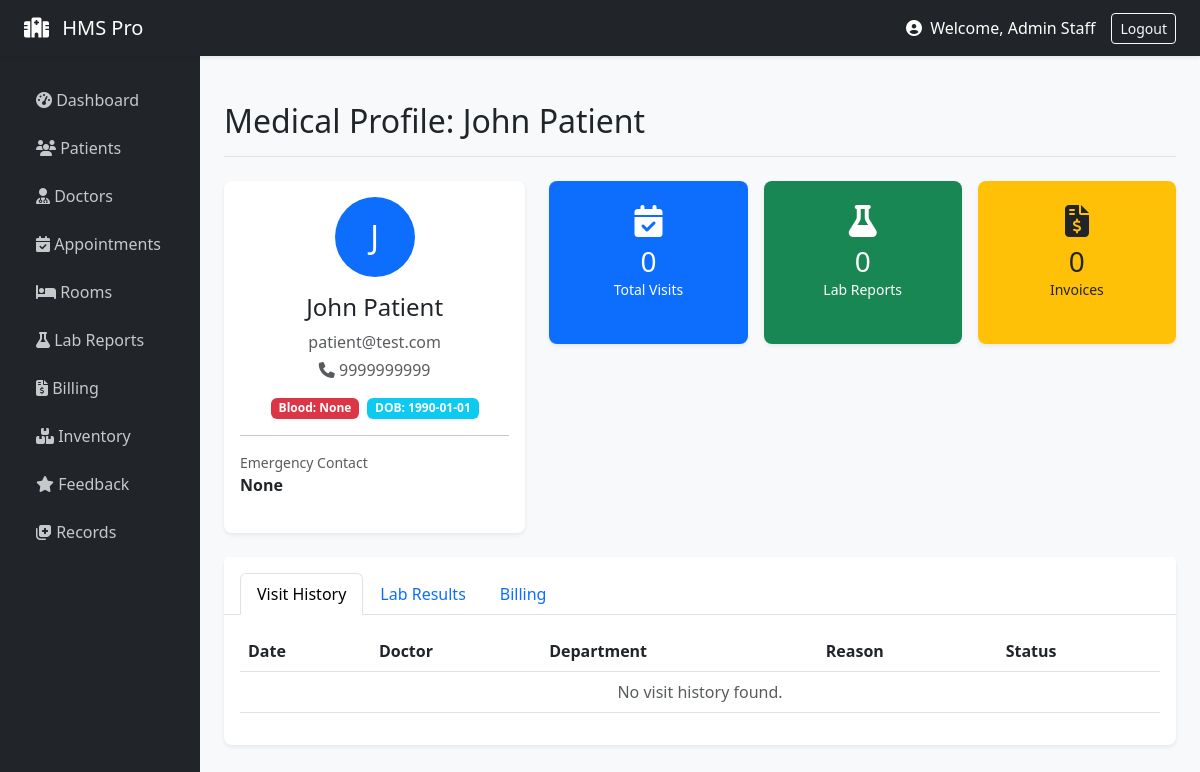
Before: /staff/records/2 (signed in) with the older database file.
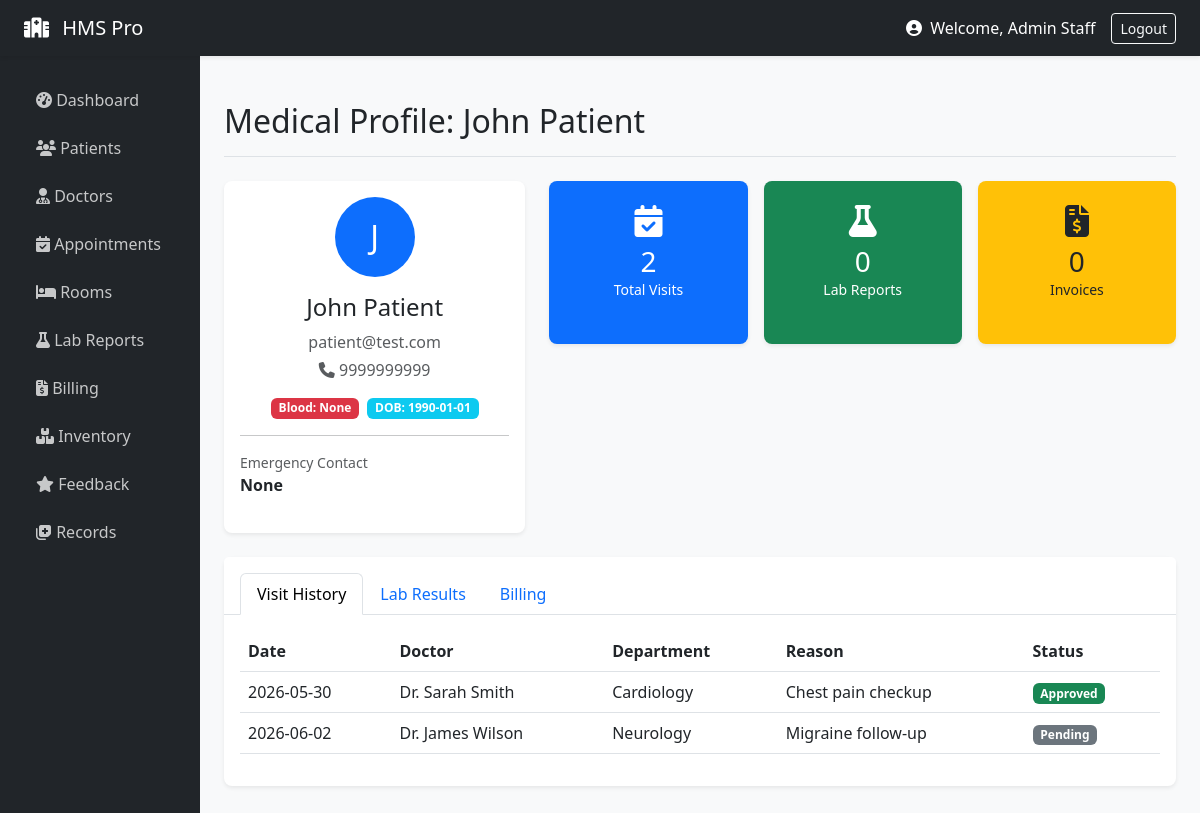
After: the same page with the newer database file.
### models/__init__.py (models this page shows, shortened)
class Appointment(db.Model):
    id = db.Column(db.Integer, primary_key=True)
    patient_id = db.Column(db.Integer, db.ForeignKey('user.id'))
    doctor_id = db.Column(db.Integer, db.ForeignKey('user.id'))
    department = db.Column(db.String(100))
    hospital_branch = db.Column(db.String(100))
    appointment_type = db.Column(db.String(50))
    date = db.Column(db.Date, nullable=False)
    time = db.Column(db.Time, nullable=False)
    status = db.Column(db.String(20), default='Pending')
    reason = db.Column(db.Text)
    symptoms = db.Column(db.Text)
    created_at = db.Column(db.DateTime, default=datetime.utcnow)
    patient = db.relationship('User', foreign_keys=[patient_id])
    doctor = db.relationship('User', foreign_keys=[doctor_id])

class User(UserMixin, db.Model):
    id = db.Column(db.Integer, primary_key=True)
    email = db.Column(db.String(120), unique=True, nullable=False)
    name = db.Column(db.String(100), nullable=False)
    role = db.Column(db.String(20), nullable=False)
    password_hash = db.Column(db.String(200), nullable=False)
    age = db.Column(db.Integer)
    gender = db.Column(db.String(10))
    staff_role = db.Column(db.String(50))
    department = db.Column(db.String(50))
    staff_id = db.Column(db.String(20))
    created_at = db.Column(db.DateTime, default=datetime.utcnow)

### routes/staff.py (the view)
@staff_bp.route('/records/<int:patient_id>')
def records(patient_id):
    patient_user = User.query.get_or_404(patient_id)
    appointments = Appointment.query.filter_by(patient_id=patient_id).all()
    lab_reports = LabReport.query.filter_by(patient_id=patient_id).all()
    invoices = Invoice.query.filter_by(patient_id=patient_id).all()
    return render_template('records.html',
                           patient=patient_user,
                           appointments=appointments,
                           lab_reports=lab_reports,
                           invoices=invoices)

### models/__init__.py (called while the page is built)
@login_manager.user_loader
def load_user(user_id):
    return User.query.get(int(user_id))

### routes/staff.py (called while the page is built)
def staff_required(f):
    @wraps(f)
    def decorated_function(*args, **kwargs):
        if current_user.role != 'staff':
            flash('Staff access only', 'danger')
            return redirect(url_for('auth.login'))
        return f(*args, **kwargs)
    return decorated_function

@staff_bp.before_request
@login_required
@staff_required
def before_request():
    pass

### templates/records.html (shortened to what the changed rows need)
{% extends "base.html" %}
{% block page_title %}Medical Profile: {{ patient.name }}{% endblock %}
{% block content %}
<div class="row mb-4">
    <div class="col-md-8">
        <div class="row g-3">
            <div class="col-md-4">
                <div class="card bg-primary text-white border-0 text-center py-4 h-100 shadow-sm">
                    <i class="fas fa-calendar-check fa-2x mb-2"></i>
                    <h3 class="mb-0">{{ appointments|length }}</h3>
                    <small>Total Visits</small>
                </div>
            </div>
        </div>
    </div>
</div>
<div class="card shadow-sm border-0">
    <div class="card-body">
        <div class="tab-content" id="recordsTabContent">
            <div class="tab-pane fade show active" id="visits">
                <table class="table table-hover">
                    <thead>
                        <tr>
                            <th>Date</th>
                            <th>Doctor</th>
                            <th>Department</th>
                            <th>Reason</th>
                            <th>Status</th>
                        </tr>
                    </thead>
                    <tbody>
                        {% for appt in appointments %}
                        <tr>
                            <td>{{ appt.date }}</td>
                            <td>Dr. {{ appt.doctor.name if appt.doctor else 'N/A' }}</td>
                            <td>{{ appt.department }}</td>
                            <td>{{ appt.reason }}</td>
                            <td><span class="badge bg-{{ 'success' if appt.status == 'Approved' else 'secondary' }}">{{ appt.status }}</span></td>
                        </tr>
                        {% else %}
                        <tr><td colspan="5" class="text-center text-muted">No visit history found.</td></tr>
                        {% endfor %}
                    </tbody>
                </table>
            </div>
        </div>
    </div>
</div>
{% endblock %}

Changed rows visible on the page:
added Appointment: date "2026-05-30", doctor "Sarah Smith", department "Cardiology", reason "Chest pain checkup", status "Approved"
added Appointment: date "2026-06-02", doctor "James Wilson", department "Neurology", reason "Migraine follow-up", status "Pending"
Other visible differences:
{{ appointments|length }}: "0" → "2"
text no longer shown: "No visit history found."
